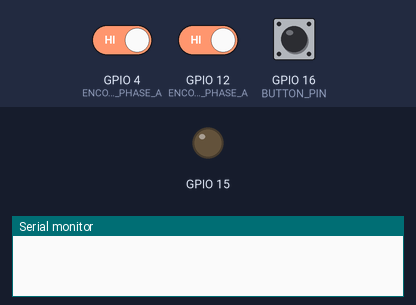
Recording of a sketch running on a simulated ESP8266 (NodeMCU). Shown: output pins drawn as LEDs (lit = HIGH), the last lines printed to the serial monitor. The test bench sets the inputs (shaded band); at power-on: GPIO 16 (BUTTON_PIN) HIGH, GPIO 4 (ENCODER_L_PHASE_A) HIGH, GPIO 12 (ENCODER_R_PHASE_A) HIGH.

Above: at 1.2 s.
1.3 s: GPIO 16 (BUTTON_PIN) pulled LOW for 0.15 s
At 1.42 s:
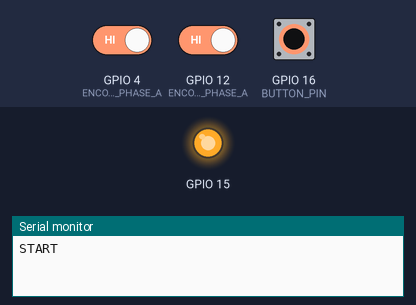
3.0 s: GPIO 16 (BUTTON_PIN) pulled LOW for 3.2 s
At 6.6 s:
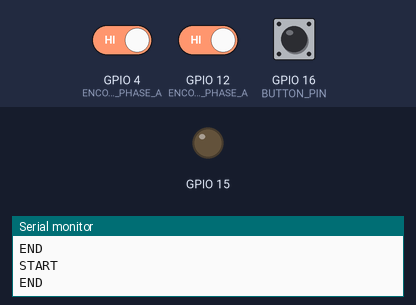
Timing chart, 0 to 8.1 s (numbered marks = the images above; inputs shaded):
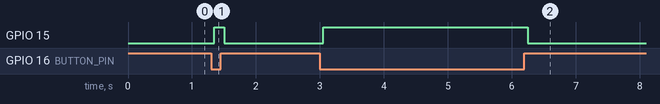

The sketch:

autoscribe.ino
```cpp
#pragma once

#include <ESP8266WiFi.h>
#include <WiFiClient.h>
#include <ESP8266HTTPClient.h>
#include <SoftwareSerial.h>

const char *ssid = "DeliciousSuspicious";
const char *pass =  "chamfers";

#define ENCODER_L_PHASE_A 4
#define ENCODER_L_PHASE_B 5

#define ENCODER_R_PHASE_A 12
#define ENCODER_R_PHASE_B 14

#define BUTTON_PIN 16
#define DEBOUNCE_DELAY 50

void setup() {
  Serial.begin(2000000);
  setupIO();
}

void setupIO() {
  pinMode(ENCODER_L_PHASE_A, INPUT);
  pinMode(ENCODER_L_PHASE_B, INPUT);
  pinMode(ENCODER_L_PHASE_A, INPUT_PULLUP);
  pinMode(ENCODER_L_PHASE_B, INPUT_PULLUP);

  pinMode(ENCODER_R_PHASE_A, INPUT);
  pinMode(ENCODER_R_PHASE_B, INPUT);
  pinMode(ENCODER_R_PHASE_A, INPUT_PULLUP);
  pinMode(ENCODER_R_PHASE_B, INPUT_PULLUP);

  pinMode(BUTTON_PIN, INPUT);
  pinMode(BUTTON_PIN, INPUT_PULLUP);

  pinMode(15, OUTPUT);
  digitalWrite(15, LOW);
}

// String lengths to transmit
int logLen = 0;
int rLengths[1000];
int lLengths[1000];

// String length tracking
#define LOG_STEP 2
int rLastLog = 0;
int lLastLog = 0;

// Encoder reading
int countL = 520;
int prevL = HIGH;
int countR = 520;
int prevR = HIGH;

// Button reading
bool recording = false;
int buttonPrev = HIGH;
bool timing = false;
unsigned long debounceTimer;

void loop() {
  checkEncoders();
  checkButton();
}

void checkEncoders() {
  int l = digitalRead(ENCODER_L_PHASE_A);
  if (l != prevL && l == HIGH){ // Pulse occurred
    if (digitalRead(ENCODER_L_PHASE_B) != l) {
      countL++;
    } else {
      countL--;
    }
    trackStrings();
  }
  prevL = l;

  int r = digitalRead(ENCODER_R_PHASE_A);
  if (r != prevR && r == HIGH){ // Pulse occurred
    if (digitalRead(ENCODER_R_PHASE_B) != r) {
      countR--;
    } else {
      countR++;
    }
    trackStrings();
  }
  prevR = r;
}

void trackStrings() {
  if (recording) {
    rLastLog = countR;
    lLastLog = countL;
    rLengths[logLen] = countR;
    lLengths[logLen] = countL;
    logLen++;
    Serial.print(countL);
    Serial.print(", ");
    Serial.println(countR);

    if (logLen >= 1000) {
      logLen = 0;
    }
  }
}

void checkButton() {
  if (!timing) {
    if (digitalRead(BUTTON_PIN) != buttonPrev) {
      // Start timing
      debounceTimer = millis();
      timing = true;
    }
  } else if ((millis() - debounceTimer) > DEBOUNCE_DELAY) {
    // Time elapsed
    int reading = digitalRead(BUTTON_PIN);
    if (reading != buttonPrev) {
      recording = !reading;
      if (reading) {
        buttonUp();
      } else {
        buttonDown();
      }
      buttonPrev = reading;
      timing = false;
    }
  }
}

void buttonDown() {
  Serial.println("START");
  digitalWrite(15, HIGH);
}

void buttonUp() {
  Serial.println("END");
  digitalWrite(15, LOW);
}
```

Measured:
- after the input at 1.3 s, GPIO 15: LOW → HIGH after 0.05 s, → LOW 0.15 s later
- after the input at 3.0 s, GPIO 15: LOW → HIGH after 0.05 s, → LOW 3.2 s later
